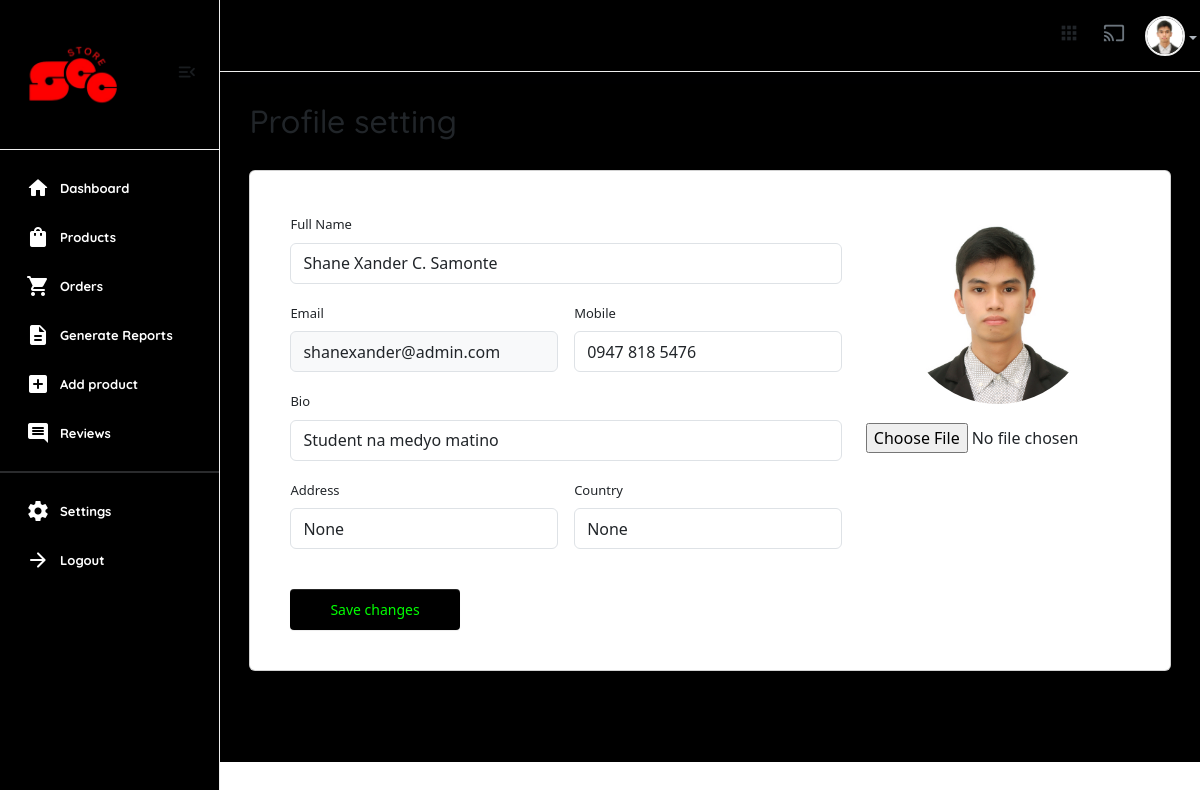
/useradmin/settings/ (signed in), run on the app's committed database.
### userauths/models.py (models this page shows, shortened)
class User(AbstractUser):
    email = models.EmailField(unique=True)
    username = models.CharField(max_length=100)
    bio = models.CharField(max_length=100)
    password = models.CharField(max_length=255)
    avatar = models.ImageField(upload_to='image/')
    USERNAME_FIELD = "email"
    REQUIRED_FIELDS = ['username']

class Profile(models.Model):
    user = models.OneToOneField(User, on_delete=models.CASCADE)
    image = models.ImageField(upload_to="image")
    full_name = models.CharField(max_length=200, null=True, blank=True)
    bio = models.CharField(max_length=200, null=True, blank=True)
    phone = models.CharField(max_length=200) # +234 (456) - 789
    address = models.CharField(max_length=200, null=True, blank=True)
    country = models.CharField(max_length=200, null=True, blank=True)
    relative_students = models.ManyToManyField(User, blank=True, related_name='parents', symmetrical=False)
    verified = models.BooleanField(default=False)

### useradmin/views.py (the view, shortened to what this page needs)
# urls.py: path("settings/", views.settings, name="settings"),
@user_passes_test(is_admin)
def settings(request):
    profile = Profile.objects.get(user=request.user)
    context = {
        'profile':profile,
    }
    return render(request, "useradmin/settings.html", context)

### core/context_processor.py (called while the page is built)
def default(request):
    categories = Category.objects.all()
    vendors = Vendor.objects.all()
    min_max_price = Product.objects.aggregate(Min("price"), Max("price"))
    try:
        address = Address.objects.get(user=request.user)
    except:
        address = None
    return {
        'categories': categories,
        'address':address,
        'vendors': vendors,
        'min_max_price':min_max_price
    }

### useradmin/views.py (called while the page is built)
def is_admin(user):
    return user.groups.filter(name='Staff').exists()

### templates/useradmin/settings.html (shortened to what this page needs)
{% extends 'useradmin/base.html' %}
{% load static %}
{% load humanize %}
{% block content %}
<section class="content-main">
    <div class="content-header">
        <h2 class="content-title">Profile setting</h2>
    </div>
    <div class="card">
        <div class="card-body">
            <div class="row gx-5">
                <div class="col-lg-12">
                    <section class="content-body p-xl-4">
                        <form method="POST" enctype="multipart/form-data">
                            <div class="row">
                                <div class="col-lg-8">
                                    <div class="row gx-3">
                                        <div class="col-12 mb-3">
                                            <label class="form-label">Full Name</label>
                                            <input class="form-control" name="full_name" type="text" value="{{request.user.profile.full_name}}" placeholder="Enter full name" />
                                        </div>
                                        <div class="col-6 mb-3">
                                            <label class="form-label">Email</label>
                                            <input class="form-control bg-light" name="email" value="{{request.user.email}}" readonly type="text" placeholder="Type here" />
                                        </div>
                                        <div class="col-lg-6 mb-3">
                                            <label class="form-label">Mobile</label>
                                            <input class="form-control" name="phone" value="{{request.user.profile.phone}}" type="text" placeholder="+123 456 7890" />
                                        </div>
                                         <div class="col-lg-12 mb-3">
                                            <label class="form-label">Bio</label>
                                            <input class="form-control" name="bio" value="{{request.user.profile.bio}}" type="text" placeholder="Type here" />
                                        </div>
                                        <div class="col-lg-6 mb-3">
                                            <label class="form-label">Address</label>
                                            <input class="form-control" name="address" value="{{request.user.profile.address}}" type="text" placeholder="Type here" />
                                        </div>
                                        <div class="col-lg-6 mb-3">
                                            <label class="form-label">Country</label>
                                            <input class="form-control" name="country" value="{{request.user.profile.country}}" type="text" placeholder="Type here" />
                                        </div>
                                    </div>
                                </div>
                                <aside class="col-lg-4">
                                    <figure class="text-lg-center">
                                        {% if profile.image %}
                                            <img class="img-lg mb-3 img-avatar" src="{{profile.image.url}}" alt="User Photo" />
                                        {% else %}
                                            <img class="img-lg mb-3 img-avatar" src="https://www.shutterstock.com/image-vector/vector-flat-illustration-grayscale-avatar-600nw-2281862025.jpg" alt="User Photo" />
                                        {% endif %}
                                        <figcaption>
                                            <input type="file" class="form-control-file" name="image">
                                        </figcaption>
                                    </figure>
                                </aside>
                            </div>
                            <br />
                            <button class="btn btn-primary" type="submit">Save changes</button>
                        </form>
                    </section>
                </div>
            </div>
        </div>
    </div>
</section>
{% endblock content %}

### templates/useradmin/base.html (shortened to what this page needs)
{% load static %}
<!DOCTYPE html>
<html lang="en">
    <head>
        <link href="{% static 'assets2/css/main.css' %}" rel="stylesheet" type="text/css" />
        <link rel="stylesheet" href="https://cdnjs.cloudflare.com/ajax/libs/font-awesome/6.0.0/css/all.min.css" />
        <link href="https://cdn.jsdelivr.net/npm/select2@4.0.13/dist/css/select2.min.css" rel="stylesheet" />
        <link href="https://cdn.datatables.net/v/bs5/moment-2.29.4/jszip-3.10.1/dt-2.2.2/af-2.7.0/b-3.2.2/b-html5-3.2.2/b-print-3.2.2/cr-2.0.4/date-1.5.5/fc-5.0.4/fh-4.0.1/kt-2.12.1/r-3.0.4/rg-1.5.1/rr-1.5.0/sc-2.4.3/sb-1.8.2/sp-2.3.3/sl-3.0.0/datatables.min.css" rel="stylesheet">
        <link href="https://cdn.jsdelivr.net/npm/bootstrap@5.0.2/dist/css/bootstrap.min.css" rel="stylesheet">
        <link rel="stylesheet" href="{% static 'css/dataTables.bootstrap4.min.css' %}">
        <link rel="stylesheet" href="https://cdn.datatables.net/buttons/2.4.2/css/buttons.bootstrap4.min.css">
        <link href="https://cdn.jsdelivr.net/npm/bootstrap@5.3.0/dist/css/bootstrap.min.css" rel="stylesheet">
        <link href="https://cdn.jsdelivr.net/npm/bootstrap-icons@1.10.5/font/bootstrap-icons.css" rel="stylesheet">
    </head>
    <body>
        <aside class="navbar-aside" id="offcanvas_aside">
            <div class="aside-top">
                <a href="{% url 'useradmin:dashboard' %}" class="brand-wrap">
                    <img src="{% static 'assets/imgs/theme/owshit.png' %}" class="logo" alt="E-commerce Dashboard" />
                </a>
                <div>
                    <button class="btn btn-icon btn-aside-minimize"><i class="text-muted material-icons md-menu_open"> </i></button>
                </div>
            </div>
            <nav>
                <ul class="menu-aside">
                    <li class="menu-item active">
                        <a class="menu-link" href="{% url 'useradmin:dashboard' %}">
                            <i class="icon material-icons md-home"></i>
                            <span class="text">Dashboard</span>
                        </a>
                    </li>
                    <li class="menu-item">
                        <a class="menu-link" href="{% url 'useradmin:dashboard-products' %}">
                            <i class="icon material-icons md-shopping_bag"></i>
                            <span class="text">Products</span>
                        </a>
                    </li>
                    <li class="menu-item">
                        <a class="menu-link" href="{% url 'useradmin:orders' %}">
                            <i class="icon material-icons md-shopping_cart"></i>
                            <span class="text">Orders</span>
                        </a>
                    </li>
                    <li class="menu-item ">
                        <a class="menu-link" href="{% url 'useradmin:generate-reports' %}">
                            <i class="icon material-icons md-description"></i>
                            <span class="text">Generate Reports</span>
                        </a>
                    </li>
                    <li class="menu-item ">
                        <a class="menu-link" href="{% url 'useradmin:dashboard-add-products' %}">
                            <i class="icon material-icons md-add_box"></i>
                            <span class="text">Add product</span>
                        </a>
                    </li>
                    <li class="menu-item">
                        <a class="menu-link" href="{% url 'useradmin:reviews'%}">
                            <i class="icon material-icons md-comment"></i>
                            <span class="text">Reviews</span>
                        </a>
                    </li>
                </ul>
                <hr />
                <ul class="menu-aside">
                    <li class="menu-item">
                        <a class="menu-link" href="{% url 'useradmin:settings' %}">
                            <i class="icon material-icons md-settings"></i>
                            <span class="text">Settings</span>
                        </a>
                    </li>
                    <li class="menu-item">
                        <a class="menu-link" href="{% url 'userauths:sign-out' %}">
                            <i class="icon material-icons md-arrow_forward"></i>
                            <span class="text">Logout</span>
                        </a>
                    </li>
                </ul>
                <br />
                <br />
            </nav>
        </aside>
        <main class="main-wrap">
             <header class="main-header navbar">
                <div class="col-nav">
                    <button class="btn btn-icon btn-mobile me-auto" data-trigger="#offcanvas_aside"><i class="material-icons md-apps"></i></button>
                    <ul class="nav">
                        <li class="nav-item">
                            <a href="#" class="requestfullscreen nav-link btn-icon"><i class="material-icons md-cast"></i></a>
                        </li>
                        <li class="dropdown nav-item">
                            <a class="dropdown-toggle" data-bs-toggle="dropdown" href="#" id="dropdownAccount" aria-expanded="false">
                                {% if request.user.profile.image %}
                                <img class="img-xs rounded-circle" src="{{request.user.profile.image.url}}" alt="User" />
                                {% else %}
                                <img class="img-xs rounded-circle" src="https://www.shutterstock.com/image-vector/vector-flat-illustration-grayscale-avatar-600nw-2281862025.jpg" alt="User" />
                                {% endif %}
                            </a>
                        </li>
                    </ul>
                </div>
            </header>
            {% block content %}
            {% endblock content %}
        </main>
    </body>
</html>

### data on the page
User: user.profile.image (picture), full_name "Shane Xander C. Samonte", email "shanexander@admin.com", phone "0947 818 5476", bio "Student na medyo matino", address "None", country "None"
Profile: image (picture)
